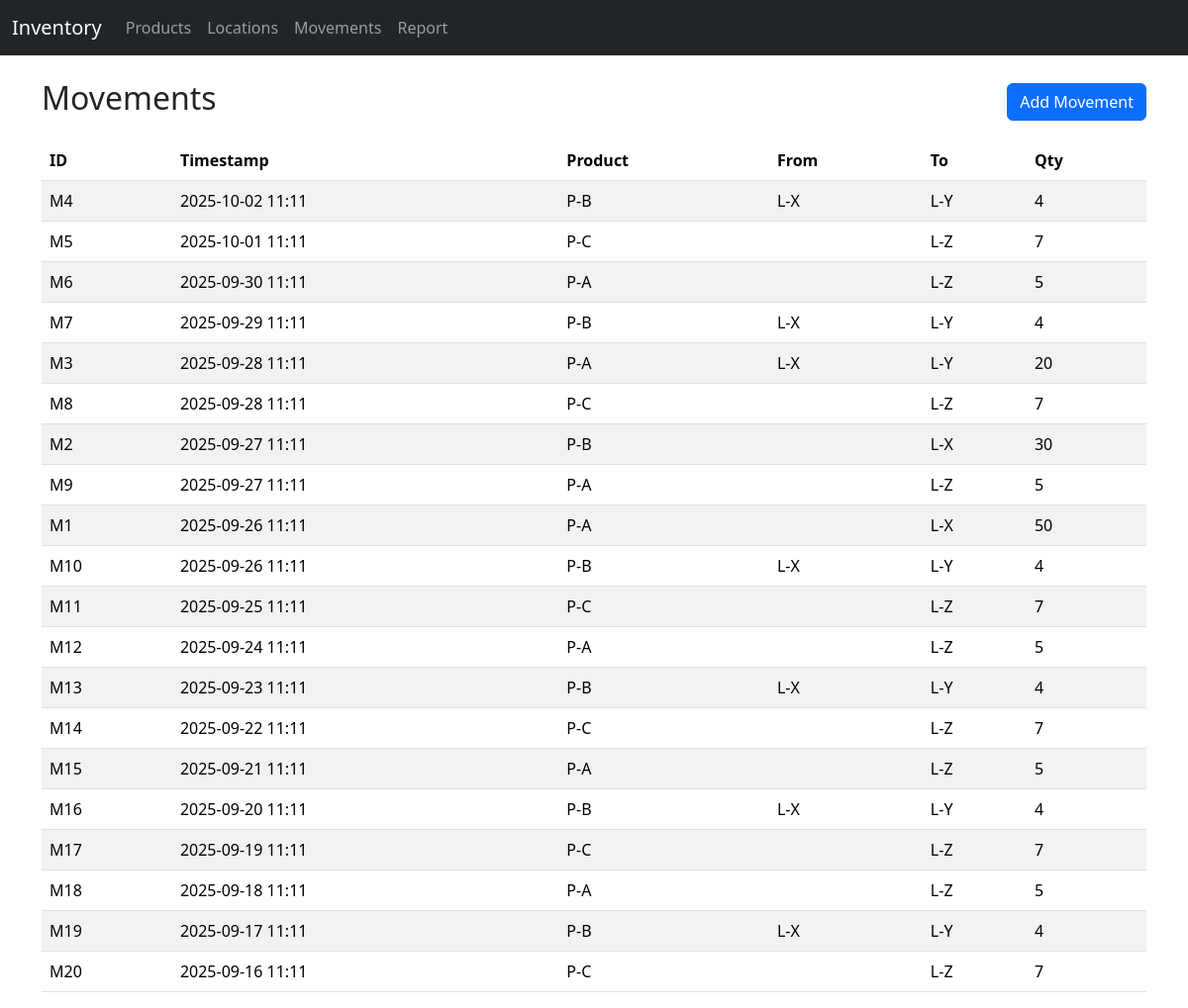
/movements, run on the app's committed database.
### app.py (models this page shows)
class ProductMovement(db.Model):
    movement_id = db.Column(db.String, primary_key=True)
    timestamp = db.Column(db.DateTime, default=datetime.utcnow)
    from_location = db.Column(db.String, db.ForeignKey('location.location_id'), nullable=True)
    to_location = db.Column(db.String, db.ForeignKey('location.location_id'), nullable=True)
    product_id = db.Column(db.String, db.ForeignKey('product.product_id'))
    qty = db.Column(db.Integer, nullable=False)

### app.py (the view)
@app.route('/movements')
def movements():
    items = ProductMovement.query.order_by(ProductMovement.timestamp.desc()).all()
    products = Product.query.order_by(Product.name).all()
    locations = Location.query.order_by(Location.name).all()
    return render_template('movements.html', movements=items, products=products, locations=locations)

### templates/movements.html
{% extends 'layout.html' %}
{% block content %}
<div class="d-flex justify-content-between align-items-center mb-3">
  <h2>Movements</h2>
  <a class="btn btn-primary" href="/movements/add">Add Movement</a>
</div>
<table class="table table-striped">
  <thead><tr><th>ID</th><th>Timestamp</th><th>Product</th><th>From</th><th>To</th><th>Qty</th></tr></thead>
  <tbody>
    {% for m in movements %}
    <tr>
      <td>{{ m.movement_id }}</td>
      <td>{{ m.timestamp.strftime('%Y-%m-%d %H:%M') }}</td>
      <td>{{ m.product_id }}</td>
      <td>{{ m.from_location or '' }}</td>
      <td>{{ m.to_location or '' }}</td>
      <td>{{ m.qty }}</td>
    </tr>
    {% endfor %}
  </tbody>
</table>
{% endblock %}

### templates/layout.html (shortened to what this page needs)
<!doctype html>
<html>
  <head>
    <link href="https://cdn.jsdelivr.net/npm/bootstrap@5.3.2/dist/css/bootstrap.min.css" rel="stylesheet">
  </head>
  <body>
    <nav class="navbar navbar-expand-lg navbar-dark bg-dark mb-4">
      <div class="container-fluid">
        <a class="navbar-brand" href="/">Inventory</a>
        <div class="collapse navbar-collapse">
          <ul class="navbar-nav me-auto">
            <li class="nav-item"><a class="nav-link" href="/products">Products</a></li>
            <li class="nav-item"><a class="nav-link" href="/locations">Locations</a></li>
            <li class="nav-item"><a class="nav-link" href="/movements">Movements</a></li>
            <li class="nav-item"><a class="nav-link" href="/report">Report</a></li>
          </ul>
        </div>
      </div>
    </nav>
    <div class="container">
      {% block content %}{% endblock %}
    </div>
  </body>
</html>

### data on the page
ProductMovement: movement_id "M4", timestamp "2025-10-02 11:11", product_id "P-B", from_location "L-X", to_location "L-Y", qty "4"
ProductMovement: movement_id "M5", timestamp "2025-10-01 11:11", product_id "P-C", to_location "L-Z", qty "7"
ProductMovement: movement_id "M6", timestamp "2025-09-30 11:11", product_id "P-A", to_location "L-Z", qty "5"
ProductMovement: movement_id "M7", timestamp "2025-09-29 11:11", product_id "P-B", from_location "L-X", to_location "L-Y", qty "4"
ProductMovement: movement_id "M3", timestamp "2025-09-28 11:11", product_id "P-A", from_location "L-X", to_location "L-Y", qty "20"
ProductMovement: movement_id "M8", timestamp "2025-09-28 11:11", product_id "P-C", to_location "L-Z", qty "7"
ProductMovement: movement_id "M2", timestamp "2025-09-27 11:11", product_id "P-B", to_location "L-X", qty "30"
ProductMovement: movement_id "M9", timestamp "2025-09-27 11:11", product_id "P-A", to_location "L-Z", qty "5"
ProductMovement: movement_id "M1", timestamp "2025-09-26 11:11", product_id "P-A", to_location "L-X", qty "50"
ProductMovement: movement_id "M10", timestamp "2025-09-26 11:11", product_id "P-B", from_location "L-X", to_location "L-Y", qty "4"
ProductMovement: movement_id "M11", timestamp "2025-09-25 11:11", product_id "P-C", to_location "L-Z", qty "7"
ProductMovement: movement_id "M12", timestamp "2025-09-24 11:11", product_id "P-A", to_location "L-Z", qty "5"
ProductMovement: movement_id "M13", timestamp "2025-09-23 11:11", product_id "P-B", from_location "L-X", to_location "L-Y", qty "4"
ProductMovement: movement_id "M14", timestamp "2025-09-22 11:11", product_id "P-C", to_location "L-Z", qty "7"
ProductMovement: movement_id "M15", timestamp "2025-09-21 11:11", product_id "P-A", to_location "L-Z", qty "5"
ProductMovement: movement_id "M16", timestamp "2025-09-20 11:11", product_id "P-B", from_location "L-X", to_location "L-Y", qty "4"
ProductMovement: movement_id "M17", timestamp "2025-09-19 11:11", product_id "P-C", to_location "L-Z", qty "7"
ProductMovement: movement_id "M18", timestamp "2025-09-18 11:11", product_id "P-A", to_location "L-Z", qty "5"
ProductMovement: movement_id "M19", timestamp "2025-09-17 11:11", product_id "P-B", from_location "L-X", to_location "L-Y", qty "4"
ProductMovement: movement_id "M20", timestamp "2025-09-16 11:11", product_id "P-C", to_location "L-Z", qty "7"
